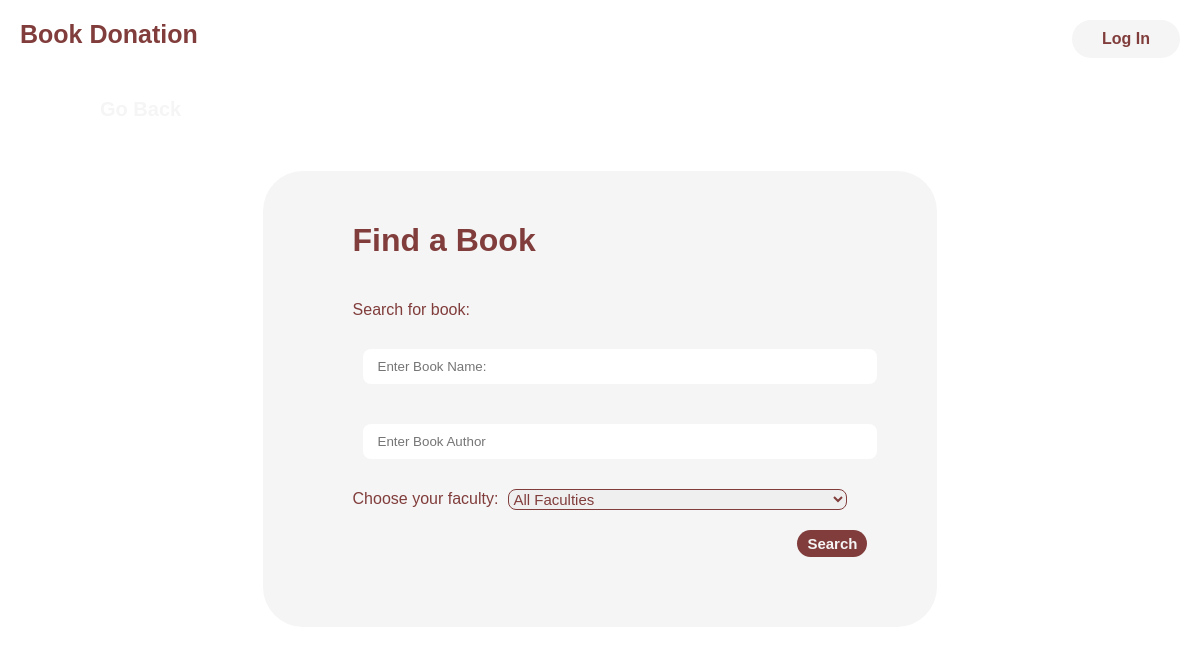
/receive, run on an earlier commit of the app's database.
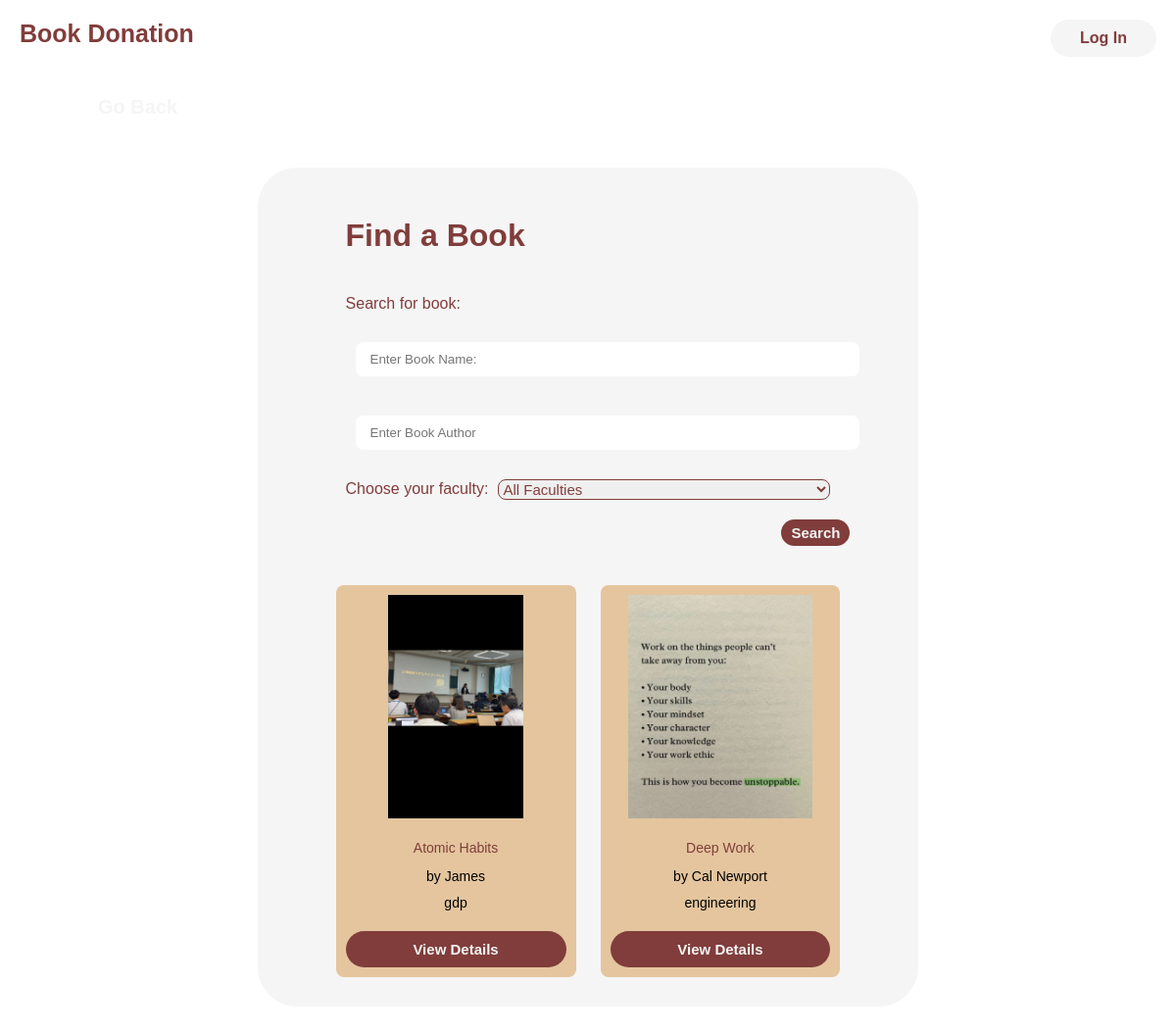
And on a later commit of the database.
### app/models.py (models this page shows)
class Book(db.Model):
    id = db.Column(db.Integer, primary_key=True)
    book_name = db.Column(db.String(100), nullable=False)
    book_author = db.Column(db.String(100), nullable=False)
    faculty = db.Column(db.String(50), nullable=False)
    book_image = db.Column(db.String(200), nullable=True)
    date_added = db.Column(db.DateTime, default=datetime.utcnow)
    user_id = db.Column(db.Integer, db.ForeignKey("user.id"), nullable=True)
    requests = db.relationship("BookRequest", backref="book", lazy=True)
    comments = db.relationship("Comments", backref="book", lazy=True)

### app/routes/receive.py (the view)
@receive_bp.route("/receive")
def receive():
    books = Book.query.all()  # later to  add search filtering
    return render_template("receive.html", books=books)

### app/templates/receive.html (shortened to what this page needs)
{% extends 'base.html' %}
{% block body %}
<div class="main receive-page">
  <div class="receive-container">
    <form class="find-book">
      <h1>Find a Book</h1>
      <label for="find-book">Search for book:</label>
      <input type="text" name="find_book" id="find-name" placeholder="Enter Book Name:" required>
      <input type="text" name="find_author" id="find-author" placeholder="Enter Book Author" required>
      <div class="form-row">
        <label for="faculty">Choose your faculty:</label>
        <select name="faculty" id="faculty">
          <option value="">All Faculties</option>
        </select>
      </div>
      <button class="searchBtn">Search</button>
    </form>
    <div class="book-grid" id="book-grid">
      {% for book in books %}
      <div class="book-card" data-title="{{ book.book_name}}" data-faculty="{{ book.faculty }}">
        {% if book.book_image %}
          <img src="{{url_for('static', filename=book.book_image.split('static/')[-1]) }}" alt="{{ book.book_name }}">
        {% endif %}
        <div class="book-info">
          <div class="book-title">{{ book.book_name }}</div>
          <div class="book-author">by {{ book.book_author }}</div>
          <div class="book-faculty">{{ book.faculty }}</div>
        </div>
        <a href="{{ url_for('books.book_details', book_id=book.id) }}" class="requestBtn">View Details</a>
      </div>
        {% endfor %}
    </div>
  </div>
</div>
{% endblock %}

### app/templates/base.html (shortened to what this page needs)
<!DOCTYPE html>
<html lang="en">
<head>
    <link rel="stylesheet" href="{{ url_for('static', filename='css/styles.css') }}">
</head>
<header class="header">
    <div class="logo">Book Donation</div>
    <div class="current-user">
        {% if current_user.is_authenticated %}
        <div class="current-user-display">{{current_user.first_name}}</div>
        <a href="{{ url_for('auth.logout') }}" type="button" class="button" id="main-loginBtn">Log Out</a>
        {% else %}
        <a href="{{ url_for('auth.login') }}" type="button" class="button" id="main-loginBtn">Log In</a>
        {% endif %}
    </div>
</header>
<div class="gobackBtn-wrapper">
    {% block goback %}
    <a class="gobackBtn" href="{{ url_for('index')}}">Go Back</a>
    {% endblock %}
</div>
<body>
    {% block body %}{% endblock %}
</body>
</html>

### app/static/css/styles.css (style rules this page uses)
* { box-sizing: border-box; }
body, html { height: 100%; }
body { margin: 0; padding: 0; font-family: "Suisse", sans-serif; position: relative; min-height: 100vh; overflow-x: hidden; }
body::before { content: ""; position: fixed; inset: 0; background: url("../img/book-img.png") center/cover no-repeat; filter: blur(4px); z-index: -1; }
.main { display:flex; flex-direction: column; }
header { display: flex; justify-content: space-between; padding:20px; }
.logo, .current-user-display { color: #803D3B; font-size: 25px; font-weight: bold; }
header .button { background-color: whitesmoke; color: #803D3B; padding: 10px 30px; border: none; border-radius: 80px; }
.current-user { display: flex; align-items: center; gap: 15px; }
#main-loginBtn { font-weight: bold; }
.donateBtn, .receiveBtn, .loginBtn, .signupBtn, .searchBtn, .requestBtn, .submit-commentBtn { border: none; padding: 15px; text-align: center; font-size: 25px; border-radius: 20px; margin: 20px; cursor: pointer; color: whitesmoke; font-weight: bolder; }
.login-page, .signup-page, .receive-page, .book-details-page, .book-quality-page, .donate-page, .my-requests-page, .edit-book-page { justify-content: center; align-items: center; padding: 30px; }
.login-container, .signup-container, .receive-container, .book-details-container, .book-quality-container, .donate-page-container, .my-requests-container, .edit-book-container { display: flex; flex-direction: column; background-color: whitesmoke; align-items: center; justify-content: center; padding: 10px 60px; border-radius: 40px; }
h1, .find-book { color: #803D3B; }
input { width: 100%; padding: 10px 15px; margin: 10px; border-radius: 8px; border: none; }
.header a { text-decoration: none; }
.gobackBtn-wrapper { display: flex; align-items: left; }
.gobackBtn { margin: 20px 100px; text-decoration: none; font-size: 20px; color: whitesmoke; font-weight: bold; }
.book-grid, .my-requests-list { display: flex; flex-wrap: wrap; width:100%; justify-content: center; align-content: flex-start; gap: 25px; padding: 20px; }
.book-card, .my-requests-card { display: flex; flex-direction: column; justify-content: space-between; gap: 10px; flex: 1 1 220px; max-width: 250px; box-sizing: border-box; border-radius: 8px; padding: 10px; background-color: #E4C59E; height: 400px; }
.book-info,.my-requests-book-info { flex-grow: 1; display:flex; flex-direction: column; justify-content: flex-start; margin-top: 10px; }
.book-card img, .book-card-details img, .my-requests-card img { height: 60%; width: 100%; object-fit: contain; border-radius: 6px; }
.book-title { color: #803D3B; font-size: 20px; text-align: center; margin: 2px 0; font-size: clamp(12px, 2vw, 16px); }
.book-title, .book-author, .book-faculty, .book-added { flex: 1; text-align: center; word-wrap: break; max-width: 100%; font-size: clamp(10px, 1.8vw, 14px); }
.searchBtn { background-color: #803D3B; padding: 5px 10px; font-size: 15px; margin:0; margin-left: auto; }
.requestBtn, .submit-commentBtn { background-color: #803D3B; padding: 10px 10px; font-size: 15px; margin:0; }
.receive-container { align-items: flex-start; }
.find-book { display: flex; flex-direction: column; width: 100%; margin: 10px; padding: 10px 20px; gap: 20px; }
.form-row { display: flex; align-items: center; gap: 10px; width: 100%; color: #803D3B; white-space: nowrap; }
.form-row select { border: 1px solid #803D3B; border-radius: 8px; color: #803D3B; font-size: 15px; }
a { text-decoration: none; }
.book-card div { display: flex; flex-direction: column; justify-content: space-between; }

What changed in the data, as far as the page shows it:
added Book: book_image (picture), book_name "Atomic Habits", book_author "James", faculty "gdp"
added Book: book_image (picture), book_name "Deep Work", book_author "Cal Newport", faculty "engineering"
